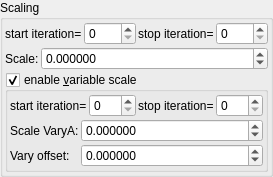
    <widget class="QGroupBox" name="groupBox_9">
     <property name="title">
      <string>Scaling</string>
     </property>
     <layout class="QVBoxLayout" name="verticalLayout_14" stretch="0,0,0">
      <property name="spacing">
       <number>2</number>
      </property>
      <property name="leftMargin">
       <number>2</number>
      </property>
      <property name="topMargin">
       <number>2</number>
      </property>
      <property name="rightMargin">
       <number>2</number>
      </property>
      <property name="bottomMargin">
       <number>2</number>
      </property>
      <item>
       <layout class="QHBoxLayout" name="horizontalLayout_8" stretch="0,1,0,1">
        <property name="topMargin">
         <number>0</number>
        </property>
        <item>
         <widget class="QLabel" name="label_67">
          <property name="text">
           <string>start iteration=</string>
          </property>
         </widget>
        </item>
        <item>
         <widget class="MySpinBox" name="spinboxInt_transf_start_iterations_S">
          <property name="sizePolicy">
           <sizepolicy hsizetype="Minimum" vsizetype="Maximum">
            <horstretch>0</horstretch>
            <verstretch>0</verstretch>
           </sizepolicy>
          </property>
          <property name="minimum">
           <number>0</number>
          </property>
          <property name="maximum">
           <number>999</number>
          </property>
          <property name="value">
           <number>0</number>
          </property>
         </widget>
        </item>
        <item>
         <widget class="QLabel" name="label_52">
          <property name="text">
           <string>stop iteration=</string>
          </property>
         </widget>
        </item>
        <item>
         <widget class="MySpinBox" name="spinboxInt_transf_stop_iterations_S">
          <property name="sizePolicy">
           <sizepolicy hsizetype="Preferred" vsizetype="Maximum">
            <horstretch>0</horstretch>
            <verstretch>0</verstretch>
           </sizepolicy>
          </property>
          <property name="maximum">
           <number>999</number>
          </property>
         </widget>
        </item>
       </layout>
      </item>
      <item>
       <layout class="QHBoxLayout" name="horizontalLayout_9" stretch="0,1">
        <property name="topMargin">
         <number>0</number>
        </property>
        <item>
         <widget class="QLabel" name="label_10">
          <property name="text">
           <string>Scale:</string>
          </property>
         </widget>
        </item>
        <item>
         <widget class="MyDoubleSpinBox" name="spinbox_transf_scale_2">
          <property name="sizePolicy">
           <sizepolicy hsizetype="Minimum" vsizetype="Maximum">
            <horstretch>0</horstretch>
            <verstretch>0</verstretch>
           </sizepolicy>
          </property>
          <property name="prefix">
           <string/>
          </property>
          <property name="suffix">
           <string/>
          </property>
          <property name="decimals">
           <number>6</number>
          </property>
          <property name="minimum">
           <double>-99.989999999999995</double>
          </property>
          <property name="maximum">
           <double>99.989999999999995</double>
          </property>
          <property name="singleStep">
           <double>0.100000000000000</double>
          </property>
         </widget>
        </item>
       </layout>
      </item>
      <item>
       <widget class="MyGroupBox" name="groupCheck_transf_function_enabledK_false">
        <property name="title">
         <string>enable &amp;variable scale</string>
        </property>
        <property name="checkable">
         <bool>true</bool>
        </property>
        <layout class="QVBoxLayout" name="verticalLayout_18" stretch="0,0">
         <property name="spacing">
          <number>2</number>
         </property>
         <property name="leftMargin">
          <number>2</number>
         </property>
         <property name="topMargin">
          <number>2</number>
         </property>
         <property name="rightMargin">
          <number>2</number>
         </property>
         <property name="bottomMargin">
          <number>2</number>
         </property>
         <item>
          <layout class="QHBoxLayout" name="horizontalLayout_10" stretch="0,1,0,1">
           <property name="topMargin">
            <number>0</number>
           </property>
           <item>
            <widget class="QLabel" name="label_75">
             <property name="text">
              <string>start iteration=</string>
             </property>
             <property name="wordWrap">
              <bool>true</bool>
             </property>
            </widget>
           </item>
           <item>
            <widget class="MySpinBox" name="spinboxInt_transf_start_iterations_K">
             <property name="sizePolicy">
              <sizepolicy hsizetype="Minimum" vsizetype="Maximum">
               <horstretch>0</horstretch>
               <verstretch>0</verstretch>
              </sizepolicy>
             </property>
             <property name="minimum">
              <number>0</number>
             </property>
             <property name="maximum">
              <number>999</number>
             </property>
             <property name="value">
              <number>0</number>
             </property>
            </widget>
           </item>
           <item>
            <widget class="QLabel" name="label_60">
             <property name="text">
              <string>stop iteration=</string>
             </property>
             <property name="wordWrap">
              <bool>true</bool>
             </property>
            </widget>
           </item>
           <item>
            <widget class="MySpinBox" name="spinboxInt_transf_stop_iterations_K">
             <property name="sizePolicy">
              <sizepolicy hsizetype="Preferred" vsizetype="Maximum">
               <horstretch>0</horstretch>
               <verstretch>0</verstretch>
              </sizepolicy>
             </property>
             <property name="maximum">
              <number>999</number>
             </property>
            </widget>
           </item>
          </layout>
         </item>
         <item>
          <layout class="QGridLayout" name="gridLayout_34" columnstretch="0,1">
           <property name="spacing">
            <number>2</number>
           </property>
           <item row="1" column="1">
            <widget class="MyDoubleSpinBox" name="spinbox_transf_scale_vary_0">
             <property name="sizePolicy">
              <sizepolicy hsizetype="Minimum" vsizetype="Maximum">
               <horstretch>0</horstretch>
               <verstretch>0</verstretch>
              </sizepolicy>
             </property>
             <property name="prefix">
              <string/>
             </property>
             <property name="suffix">
              <string/>
             </property>
             <property name="decimals">
              <number>6</number>
             </property>
             <property name="minimum">
              <double>-99.989999999999995</double>
             </property>
             <property name="maximum">
              <double>99.989999999999995</double>
             </property>
             <property name="singleStep">
              <double>0.100000000000000</double>
             </property>
            </widget>
           </item>
           <item row="2" column="1">
            <widget class="MyDoubleSpinBox" name="spinbox_transf_scaleC_1">
             <property name="sizePolicy">
              <sizepolicy hsizetype="Minimum" vsizetype="Maximum">
               <horstretch>0</horstretch>
               <verstretch>0</verstretch>
              </sizepolicy>
             </property>
             <property name="prefix">
              <string/>
             </property>
             <property name="suffix">
              <string/>
             </property>
             <property name="decimals">
              <number>6</number>
             </property>
             <property name="minimum">
              <double>-99.989999999999995</double>
             </property>
             <property name="maximum">
              <double>99.989999999999995</double>
             </property>
             <property name="singleStep">
              <double>0.100000000000000</double>
             </property>
            </widget>
           </item>
           <item row="2" column="0">
            <widget class="QLabel" name="label_151">
             <property name="text">
              <string>Vary offset:</string>
             </property>
            </widget>
           </item>
           <item row="1" column="0">
            <widget class="QLabel" name="label_146">
             <property name="text">
              <string>Scale VaryA:</string>
             </property>
            </widget>
           </item>
          </layout>
         </item>
        </layout>
       </widget>
      </item>
     </layout>
    </widget>
